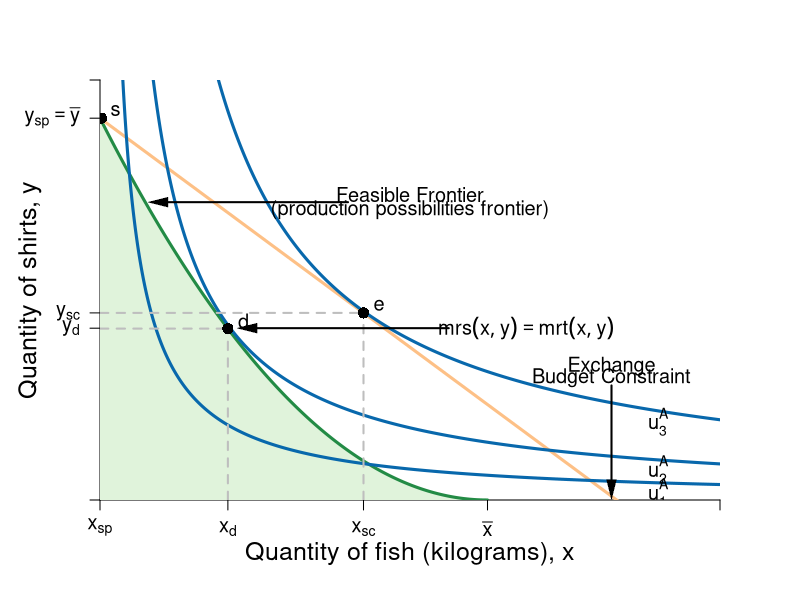

This figure's R source:
#Graph Designer: Simon Halliday
#Authors: Bowles, Foley and Halliday
#Title: Coordination, Conflict and Competition: A Text in Microeconomics

require(shape)
pdf(file = "bfh-textbook/indmarketdemand/ppf_eos_indiff.pdf", width = 9, height = 9)

#Set parameters for graphics
axislabelsize <- 1.5
labelsize <- 1.2
graphlinewidth <- 3
segmentlinewidth <- 2

COL <- c("#7fc97f", "#beaed4", "#fdc086", "#ffff99", "#386cb0", "#f0027f", "#bf5b17", "#666666")
COLA <- c("#e0f3db", "#99d8c9","#66c2a4","#41ae76", "#238b45", "#005824")
COLB <- c("#4eb3d3", "#2b8cbe", "#0868ac","#084081")

#Edited the margins to cater for the larger LHS labels
par(mar =  c(5, 5, 4, 4))

#Change this to make it log of l 

# ppf <- function(l, k = 0.5) {
#   k * (1/l)
# }

ppf <- function(fish, k = 10/25, alpha = 2, maxfish = 5) {
  k * (fish - maxfish)^alpha 
}
# 
# fishProd <- function(l, k = 0.5){
#   (-k)*l
# }
# 
# feasibleLabor <- function(l, time = 10){
#   -time - l
# }
# 
# manufactureProd <- function(l, k = 0.1, alpha = 2){
#   k * (-l)^alpha
# }

uFn <- function(x, y, alpha = 0.5){
  (x^alpha)*(y^(1-alpha))
}

budgetExchange <- function(x, yintercept = 12, slope = 1){
  yintercept - slope * x
}

xlims <- c(0, 8)
ylims <- c(0, 11)

npts <- 501 
x <- seq(xlims[1], xlims[2], length.out = npts)
y <- seq(ylims[1], ylims[2], length.out = npts) 
a <- c(1.8, 2.75, 4.1)

plot(0, 0, xlim = xlims, ylim = ylims, type = "n",
     xlab = expression(paste("")),
     ylab = expression(paste("")), 
     xaxt = "n", 
     yaxt = "n", 
     cex.lab = axislabelsize, 
     bty = "n", 
     xaxs="i", 
     yaxs="i"
)

# ticksy <- seq(from = 0, to = ylims[2], by = 1)
# ylabels <- seq(from = 0, to = ylims[2], by = 1)
# ticksx <- seq(from = 0, to = xlims[2], by = 1)
# xlabels <- seq(from = 0, to = xlims[2], by = 1)
ticksy <- c(ylims[1], 4.5, 4.9, 10, ylims[2])
ylabels <- c(NA, expression(paste(y[d])), expression(paste(y[sc])),expression(paste(y[sp] == bar(y)))   , NA)
ticksx <- c(xlims[1], 1.65, 3.4, 5,  xlims[2])
xlabels <- c(expression(paste(x[sp])), expression(paste(x[d])), expression(paste(x[sc])), expression(paste(bar(x))), NA)


axis(1, at = ticksx, pos = 0, labels = xlabels, cex.axis = labelsize)
axis(2, at = ticksy, pos = 0, labels = ylabels, las = 1, cex.axis = labelsize)

npts <- 500 
xx1 <- seq(0, 5, length.out = npts)
xx2 <- seq(0, xlims[2], length.out = npts)
xx3 <- seq(xlims[1], 0, length.out = npts)
xx4 <- seq(-11, 0, length.out = npts)

#Draw the polygon for shading the feasible set
xpoly1 <- seq(from = 0, to = 5, length.out = 500)
ypoly1 <- ppf(xpoly1, k = 10/25, alpha = 2, maxfish = 5)
polygon(x = c(xpoly1, rev(xpoly1[1])), y = c(ypoly1, rev(ypoly1)[1]), col=COLA[1], density=NULL, border = NA)

#Draw the graphs
lines(xx1, ppf(xx1, k = 10/25, alpha = 2, maxfish = 5), col = COLA[5], lwd = graphlinewidth)
lines(xx2, budgetExchange(xx2,  yintercept = 10, slope = 1.5), col = COL[3], lwd = graphlinewidth)
#lines(xx3, feasibleLabor(xx3, time = 10), col = COL[3], lwd = graphlinewidth)
#lines(xx4, manufactureProd(xx4, k = 0.1, alpha = 2), col = COLB[4], lwd = graphlinewidth)

#Label axes
mtext(expression(paste("Quantity of fish (kilograms), ", x)), side = 1, line = 2.5, cex = axislabelsize)
text(-0.9, 0.5*ylims[2], expression(paste("Quantity of shirts, ", y)), xpd = TRUE, cex = axislabelsize, srt = 90) 


contour(x, y, 
        outer(x, y, uFn),
        drawlabels = FALSE,
        col = COLB[3],
        lwd = graphlinewidth,
        levels = a, 
        xaxs="i", 
        yaxs="i", 
        add = TRUE)

#Label the indifference curves
text(7.2, 0.2, expression(u[1]^A), cex = labelsize)
text(7.2, 0.8, expression(u[2]^A), cex = labelsize)
text(7.2, 2.05, expression(u[3]^A), cex = labelsize)

#Label point d
text(1.65 + 0.2, ppf(fish = 1.65) +.2, expression(d), cex = labelsize)
segments(1.65, 0, 1.65, ppf(fish = 1.65), lty = 2, col = "gray", lwd = segmentlinewidth)
segments(0, ppf(fish = 1.65), 1.65, ppf(fish = 1.65, k = 10/25, alpha = 2, maxfish = 5), lty = 2, col = "gray", lwd = segmentlinewidth)
points(1.65, ppf(fish = 1.65), pch = 16, col = "black", cex = 1.5)

#Label point e
text(3.4 + 0.2, budgetExchange(3.4,  yintercept = 10, slope = 1.5) +.2, expression(e), cex = labelsize)
segments(3.4, 0, 3.4, budgetExchange(3.4,  yintercept = 10, slope = 1.5), lty = 2, col = "gray", lwd = segmentlinewidth)
segments(0, budgetExchange(3.4,  yintercept = 10, slope = 1.5), 3.4, budgetExchange(3.4,  yintercept = 10, slope = 1.5), lty = 2, col = "gray", lwd = segmentlinewidth)
points(3.4, budgetExchange(3.4,  yintercept = 10, slope = 1.5), pch = 16, col = "black", cex = 1.5)

#Label point s
text(0.2, 10.2, expression(s), cex = labelsize)
points(0.02, 10, pch = 16, col = "black", cex = 1.5)

#Label the feasible frontier
text(4, 8, expression("Feasible Frontier"), cex = labelsize)
text(4, 7.6, expression("(production possibilities frontier)"), cex = labelsize)
Arrows(3.2, 7.8, 0.75, 7.8, col = "black", lty = 1, lwd = 2, arr.type = "triangle", arr.lwd = 0.5)


#Label the exchange constraint
text(6.6, 3.5, expression("Exchange"), cex = labelsize)
text(6.6, 3.2, expression("Budget Constraint"), cex = labelsize)
Arrows(6.6, 3, 6.6, 0.275, col = "black", lty = 1, lwd = 2, arr.type = "triangle", arr.lwd = 0.5)

#Label mrt = mrs
text(5.5, 4.5, expression(paste(mrs(x,y) == mrt(x,y))), cex = labelsize)
Arrows(4.5, 4.5, 1.9, 4.5, col = "black", lty = 1, lwd = 2, arr.type = "triangle", arr.lwd = 0.5)


dev.off()
